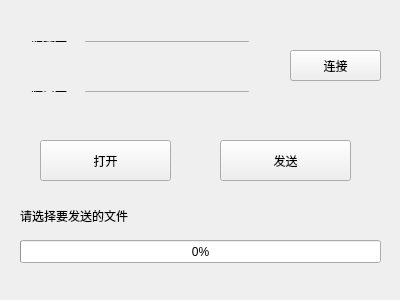
<?xml version="1.0" encoding="UTF-8"?>
<ui version="4.0">
 <class>Widget</class>
 <widget class="QWidget" name="Widget">
  <property name="geometry">
   <rect>
    <x>0</x>
    <y>0</y>
    <width>400</width>
    <height>300</height>
   </rect>
  </property>
  <property name="windowTitle">
   <string>Widget</string>
  </property>
  <widget class="QWidget" name="layoutWidget">
   <property name="geometry">
    <rect>
     <x>20</x>
     <y>80</y>
     <width>240</width>
     <height>23</height>
    </rect>
   </property>
   <layout class="QHBoxLayout" name="horizontalLayout_2">
    <item>
     <widget class="QLabel" name="label_2">
      <property name="text">
       <string>端口号：</string>
      </property>
     </widget>
    </item>
    <item>
     <widget class="QLineEdit" name="lineEdit_2"/>
    </item>
   </layout>
  </widget>
  <widget class="QPushButton" name="pushButton">
   <property name="geometry">
    <rect>
     <x>290</x>
     <y>50</y>
     <width>91</width>
     <height>31</height>
    </rect>
   </property>
   <property name="text">
    <string>连接</string>
   </property>
  </widget>
  <widget class="QLabel" name="label_3">
   <property name="geometry">
    <rect>
     <x>20</x>
     <y>200</y>
     <width>361</width>
     <height>31</height>
    </rect>
   </property>
   <property name="text">
    <string>请选择要发送的文件</string>
   </property>
  </widget>
  <widget class="QWidget" name="layoutWidget">
   <property name="geometry">
    <rect>
     <x>20</x>
     <y>30</y>
     <width>240</width>
     <height>23</height>
    </rect>
   </property>
   <layout class="QHBoxLayout" name="horizontalLayout">
    <item>
     <widget class="QLabel" name="label">
      <property name="text">
       <string>服务器：</string>
      </property>
     </widget>
    </item>
    <item>
     <widget class="QLineEdit" name="lineEdit"/>
    </item>
   </layout>
  </widget>
  <widget class="QPushButton" name="pushButton_2">
   <property name="geometry">
    <rect>
     <x>40</x>
     <y>140</y>
     <width>131</width>
     <height>41</height>
    </rect>
   </property>
   <property name="text">
    <string>打开</string>
   </property>
  </widget>
  <widget class="QPushButton" name="pushButton_3">
   <property name="geometry">
    <rect>
     <x>220</x>
     <y>140</y>
     <width>131</width>
     <height>41</height>
    </rect>
   </property>
   <property name="text">
    <string>发送</string>
   </property>
  </widget>
  <widget class="QProgressBar" name="progressBar">
   <property name="geometry">
    <rect>
     <x>20</x>
     <y>240</y>
     <width>361</width>
     <height>23</height>
    </rect>
   </property>
   <property name="value">
    <number>0</number>
   </property>
  </widget>
 </widget>
 <layoutdefault spacing="6" margin="11"/>
 <resources/>
 <connections/>
</ui>
